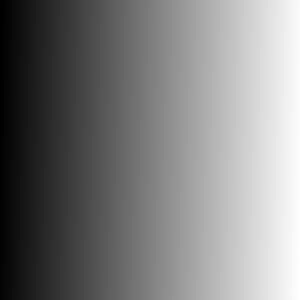
#> input picture gradient.png, 300 x 300 px
$ python Threshholding.py
#> lines starting #> are read from the running program, lines starting #| are printed output that depends on the picture; after the words box and inside, x2 and y2 are one past the last pixel; in counts of white or black regions, pixels touching at a corner belong together
import cv2 as cv
import numpy as np
from matplotlib import pyplot as plt

img = cv.imread('gradient.png',0)
#> img: shape (300, 300); min 0, max 255, mean 126.3
_, th1 = cv.threshold(img, 127, 255, cv.THRESH_BINARY)
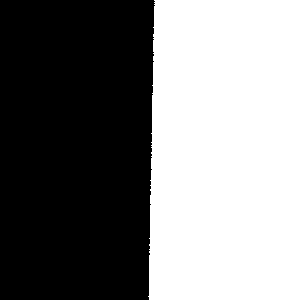
#> th1: shape (300, 300); 49.5% white; 1 white region, box (x1, y1, x2, y2) and area: (148, 0, 300, 300) 44573
_, th2 = cv.threshold(img, 127, 255, cv.THRESH_BINARY_INV)
_, th3 = cv.threshold(img, 127, 255, cv.THRESH_TRUNC)
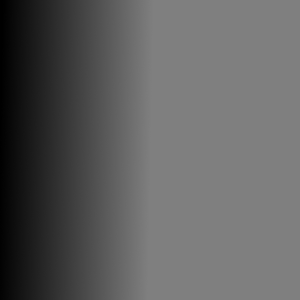
#> th3: shape (300, 300); min 0, max 127, mean 95.1
_, th4 = cv.threshold(img, 127, 255, cv.THRESH_TOZERO_INV)#When value is less than threshhold it becomes zero
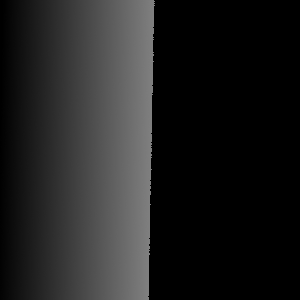
#> th4: shape (300, 300); min 0, max 127, mean 32.2

titles = ['Original Image', 'BINART', 'BINARY_INV', 'TRUNC', 'TOZERO_INV']
images = [img, th1, th2, th3, th4]

for i in range(5):
    plt.subplot(2, 3, i+1), plt.imshow(images[i], 'gray')
    plt.title(titles[i])
    plt.xticks([]),plt.yticks([])

# [5 lines of commented-out code are left out]
plt.show()
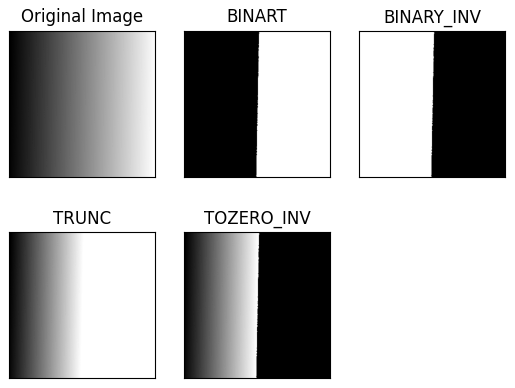
#> figure drawn by matplotlib, 5 panels
cv.waitKey(0)
cv.destroyAllWindows()

$ run again, with sudoku.png copied over gradient.png
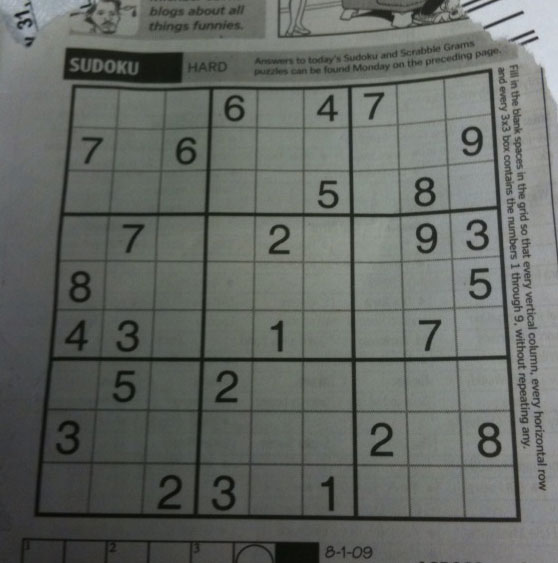
#> input picture sudoku.png, 558 x 563 px
#> `_, th1 = cv.threshold(img, 127, 255, cv.THRESH_BINARY)`:
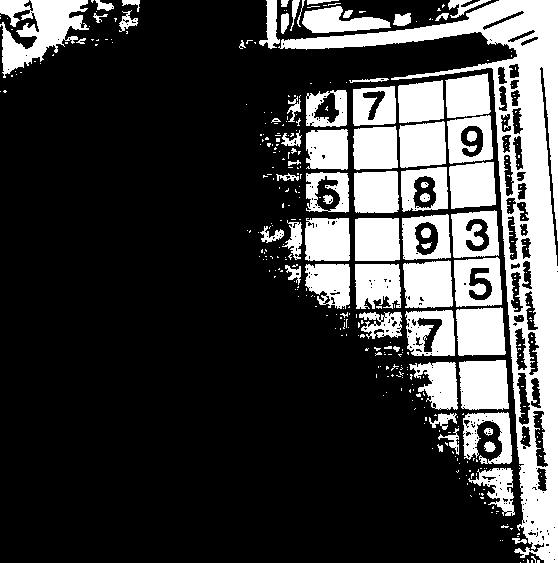
#> th1: shape (563, 558); 25.3% white; 376 white regions (307 under 20 px), largest, box (x1, y1, x2, y2) and area: (278, 0, 558, 563) 25952, (0, 0, 89, 78) 3634, (459, 360, 509, 410) 2273
#> `_, th4 = cv.threshold(img, 127, 255, cv.THRESH_TOZERO_INV)#When value ..`:
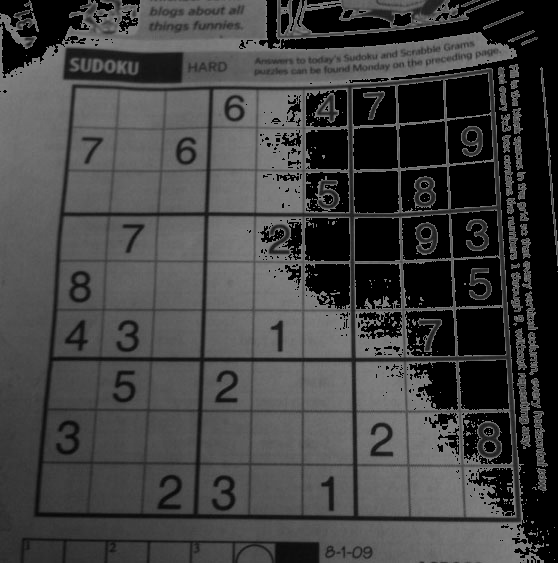
#> th4: shape (563, 558); min 0, max 127, mean 65.7

$ run again, with water.png copied over gradient.png
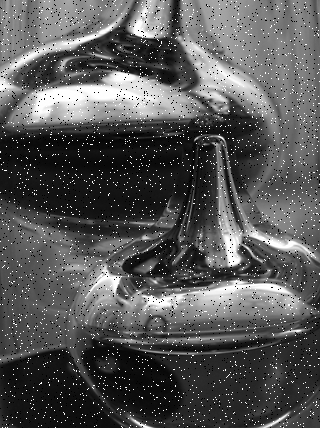
#> input picture water.png, 320 x 428 px
#> img is the input picture: shape (428, 320); min 0, max 255, mean 86.8
#> `_, th1 = cv.threshold(img, 127, 255, cv.THRESH_BINARY)`:
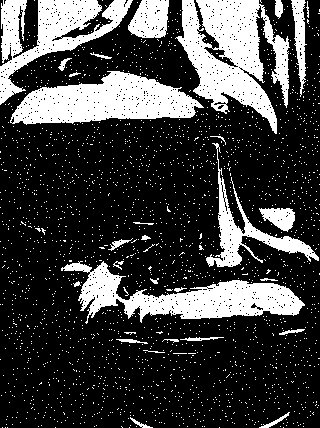
#> th1: shape (428, 320); 25% white; 2256 white regions (2227 under 20 px), largest, box (x1, y1, x2, y2) and area: (175, 0, 290, 134) 8013, (10, 71, 204, 125) 6317, (61, 261, 305, 324) 6138
#> `_, th4 = cv.threshold(img, 127, 255, cv.THRESH_TOZERO_INV)#When value ..`:
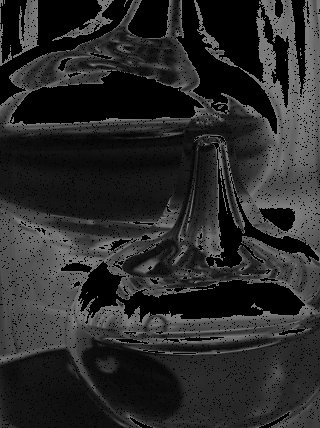
#> th4: shape (428, 320); min 0, max 127, mean 41.7
